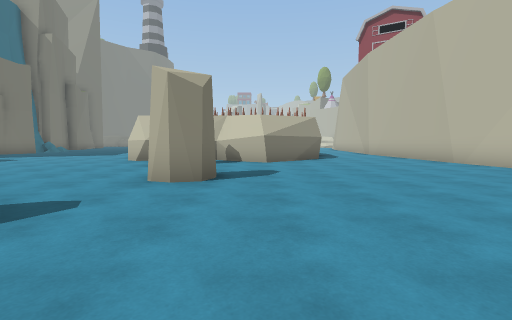
View 1 (above)

21 first-person views from a walk through a 3-D level made in the Unity game engine. The camera is 1.3 m above the floor, tilts 4° down and sees 85° across. The floor is counted in squares, 2 m on a side. Each view is taken from the middle of a square. On the plan, view 1 faces up. The plan holds only what a view shows up to about 9 squares ahead; the rest is blank. The place goes on beyond the plan. The player is left out.

View 2
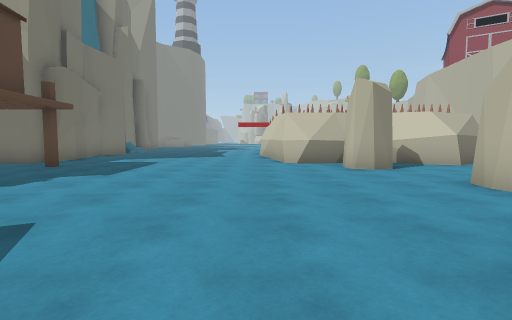

View 3
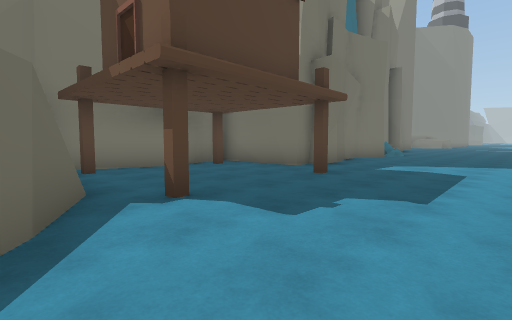

View 4
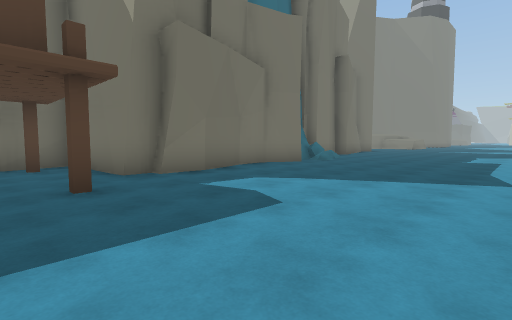

View 5
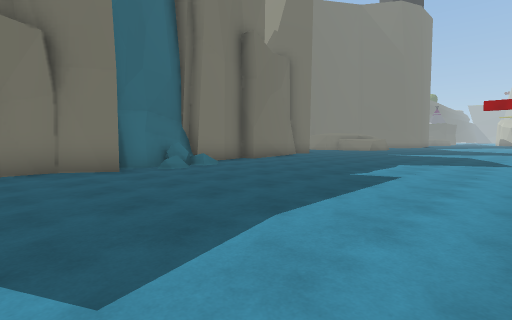

View 6
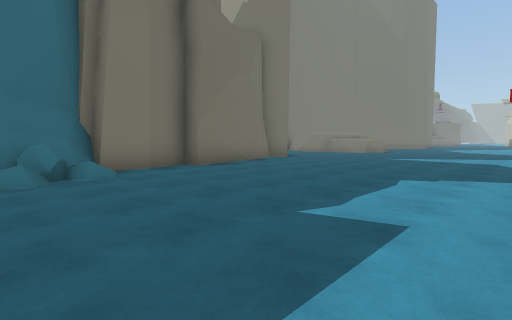

View 7
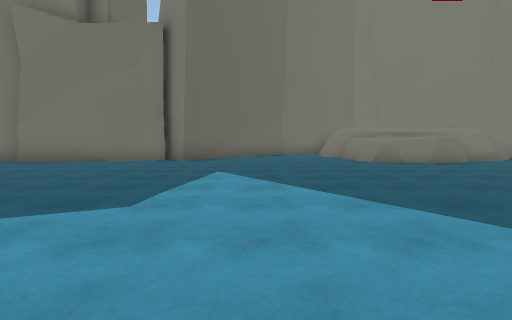

View 8
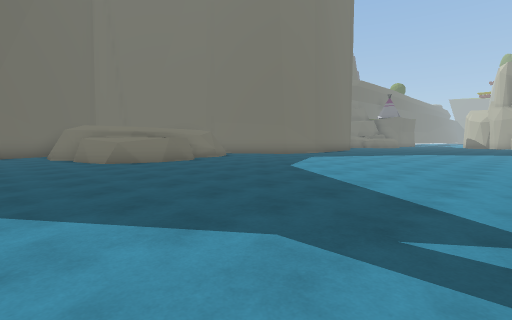

View 9
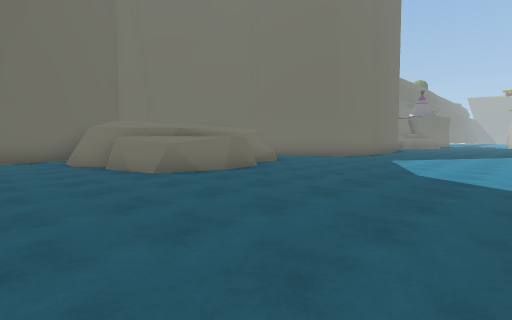

View 10
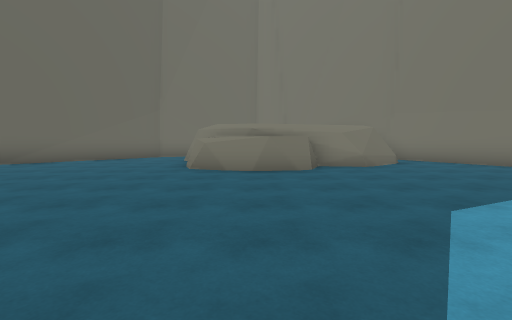

View 11
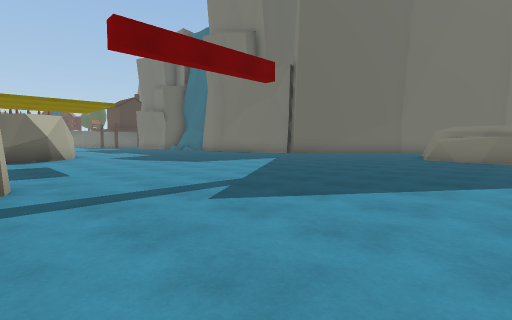

View 12
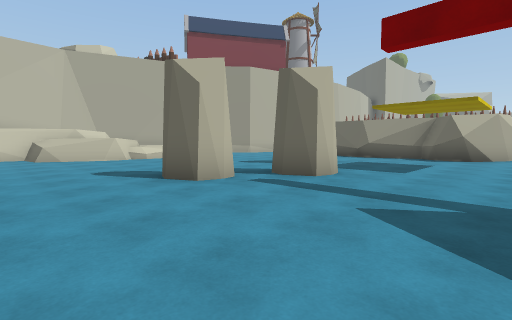

View 13
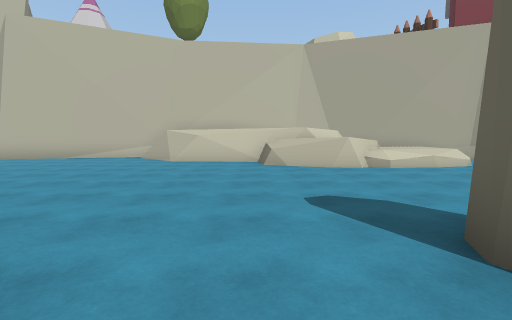

View 14
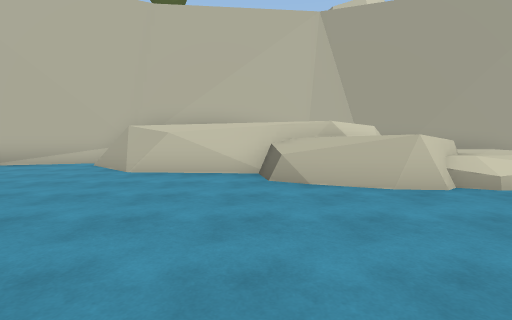

View 15
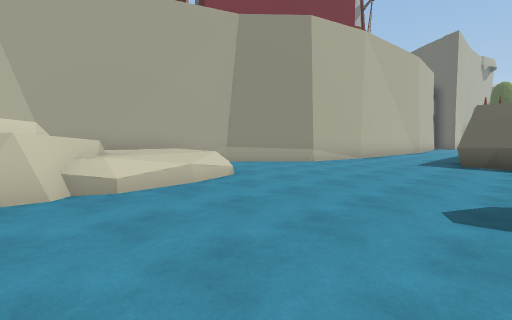

View 16
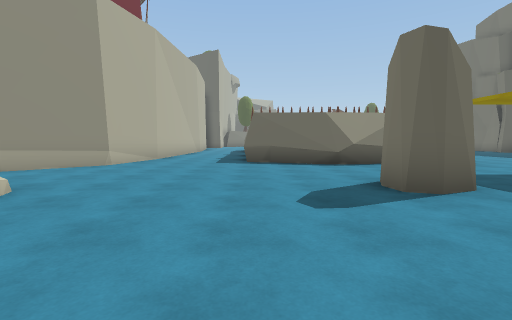

View 17
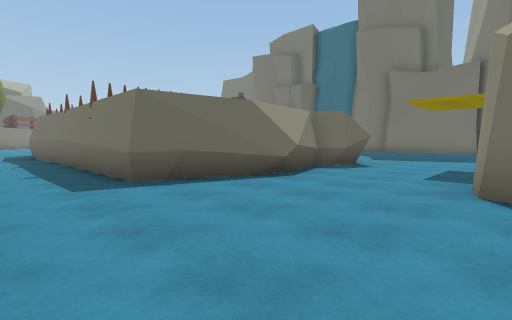

View 18
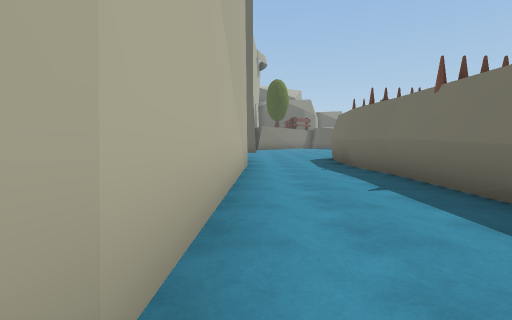

View 19
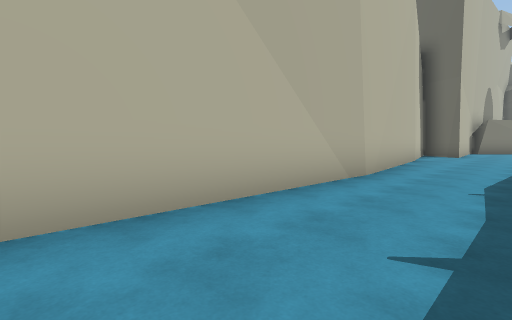

View 20
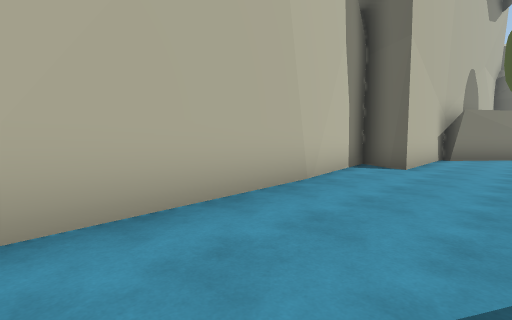

View 21
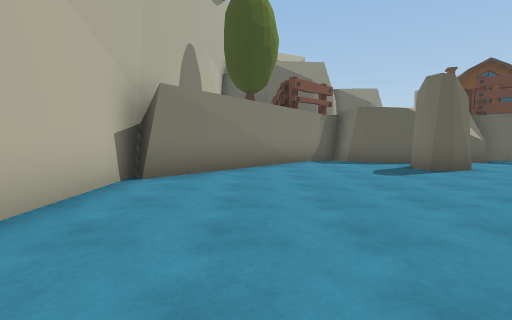

### Floor plan
Key: @ floor where view 1 was taken; # wall or solid block; . main floor; : floor 0.5 m higher than the main floor; + floor 0.75 m higher than the main floor; * floor 1.25 m higher than the main floor; % floor 1.5 m higher than the main floor; / step, stairs or slope; = window, fence, low wall or low ledge; ^ raised ledge; v drop or lower ground; O other object.
Columns run from 18 left of view 1 to 9 right of it. Each row starts with its distance up from view 1.
 38     ##   .. ..          ..##
 37    ##.. ......        .....#
 36    #...........      ......#
 35    ##..........     ......##
 34     #=.........    ......##
 33     ##.........   .......#
 32     #^#..................#
 31     #^^..................#
 30    #^^.................=##
 29 #.###............O.....#%##
 28 #......................=*=#
 27 ##..............O......=+++#
 26    ....................:+++#
 25    #.............O#.....:+##
 24    ###....................#
 23      .....................#
 22      #...................##
 21      #........######....##
 20      #........#    ##...#
 19      #........      #...#
 18      #........      #...#
 17      #//......      #...#
 16      ##/......      #...#
 15       #/......      #...#
 14       #.......      #...#
 13       #.......      #...#
 12       #.......      #...#
 11       #......       #...#
 10       #.......#    ##...#
  9     ###.......######....#
  8     #...O.......O.......#
  7     #...................#
  6     #...................#
  5     #...O........O.....##
  4     ##.................##
  3        ###.............##
  2             ... ........#
  1              .  .......##
  0                ..O@...##
 -1                ..#...##
 -2               ......##
 -3              v#######

Positions as (right, up) in squares from view 1, and headings:
1: (0, 0), facing up
2: (-5, 1), facing up
3: (-7, 3), facing up-left
4: (-6, 7), facing up-left
5: (-5, 12), facing up-left
6: (-6, 15), facing up-left
7: (-4, 26), facing left
8: (-4, 27), facing up-left
9: (-7, 27), facing up-left
10: (-6, 31), facing left
11: (-2, 32), facing down-left
12: (-5, 32), facing down-right
13: (-2, 31), facing right
14: (1, 31), facing right
15: (1, 29), facing down-right
16: (2, 29), facing down
17: (4, 25), facing down-left
18: (5, 20), facing down
19: (3, 18), facing down-right
20: (3, 12), facing down-right
21: (3, 6), facing down
